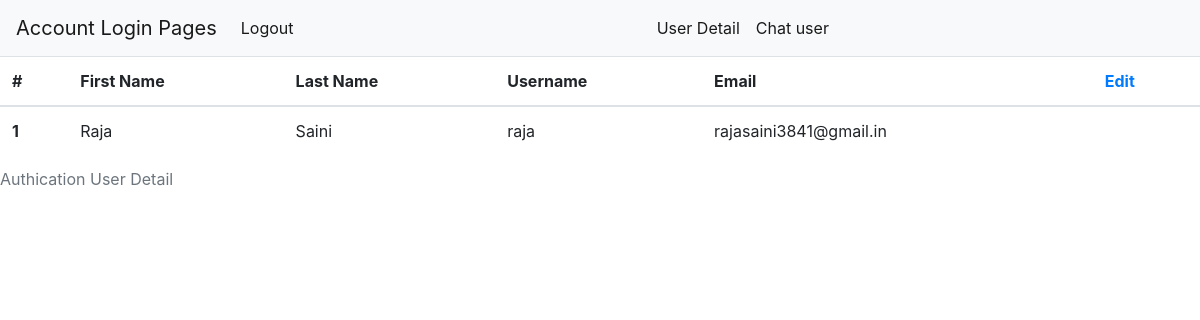
The page / (signed in) on the database its author committed.
### app/models.py (models this page shows, shortened)
class User(AbstractUser):
    image=models.ImageField(default=DEFAULT, blank=True, null=True, upload_to='image/')
    ONLINE = 'online'
    OFFLINE = 'offline'
    STATUS = (
        (ONLINE, 'On-line'),
        (OFFLINE, 'Off-line'),
    )
    status = models.CharField( max_length=100, choices=STATUS,default=OFFLINE )
    USERNAME_FIELD = 'username'
    REQUIRED_FIELDS = ['email']

### app/views.py (the view)
# urls.py: path("", views.home, name="home"),
@login_required(login_url='/login/')
def home(request):
    try:
        user=request.user
        user1=User.objects.all().get(id=user.id)
        print(user1.id)
        return render(request, 'esss/home/html', {"user":user1})
    except :
        return render(request, "esss/home.html")

### app/templates/esss/home.html (shortened to what this page needs)
<!doctype html>
<html lang="en">
  <head>
    <link rel="stylesheet" href="https://stackpath.bootstrapcdn.com/bootstrap/4.5.2/css/bootstrap.min.css">
  </head>
  <body>
  <nav class="navbar navbar-expand-lg navbar-light bg-light">
  <a class="navbar-brand" href="#">Account Login Pages</a>
  <div class="collapse navbar-collapse" id="navbarNav">
    <ul class="navbar-nav">
      <li class="nav-item active">
        <a class="nav-link" href='/logout'>Logout <span class="sr-only">(current)</span></a>
      </li>
    </ul>
  </div>
    <div class="collapse navbar-collapse" id="navbaNav">
    <ul class="navbar-nav">
      <li class="nav-item active">
        <a class="nav-link" href='/userdetails'>User Detail <span class="sr-only">(current)</span></a>
      </li>
      <li class="nav-item active">
        <a class="nav-link" href='/chat/chatroom/'>Chat user <span class="sr-only">(current)</span></a>
      </li>
    </ul>
  </div>
</nav>
  <table class="table caption-top">
  <caption>Authication  User Detail</caption>
  <thead>
    <tr>
      <th scope="col">#</th>
      <th scope="col">First Name</th>
      <th scope="col">Last Name</th>
      <th scopr='col'> Username</th>
      <th scope="col">Email</th>
      <th><a type="button"  href="updateuser/{{user.id}}">Edit</a></th>
    </tr>
  </thead>
  <tbody>
    <tr>
      <th scope="row">1</th>
      <td>{{user.first_name}}</td>
      <td>{{user.last_name}}</td>
      <td>{{user.username}}</td>
      <td>{{user.email}}</td>
    </tr>
  </tbody>
</table>
  </body>
</html>

### rows shown on the page
User: first_name "Raja", last_name "Saini", username "raja", email "rajasaini3841@gmail.in"
